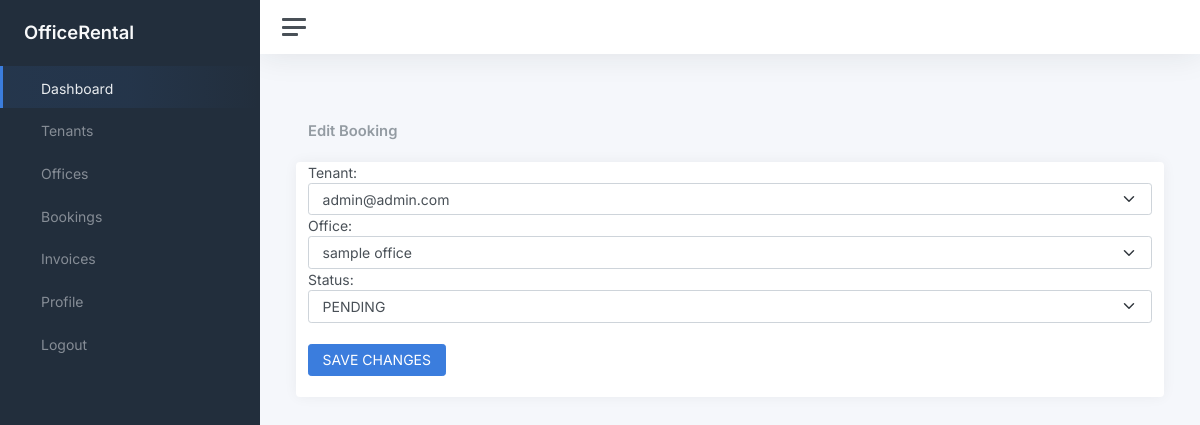
The page /edit_booking/1/ on the database its author committed.
### office/models.py (models this page shows, shortened)
class OfficeBooking(models.Model):
    tenant = models.ForeignKey(Tenant, null=True, blank=True, on_delete=models.CASCADE)
    office =  models.ForeignKey(Office, null=True, blank=True, on_delete=models.CASCADE)
    CH = (("PENDING", "PENDING"), ("PAID" , "PAID"), ("CONTRACT OVER" , "CONTRACT OVER"))
    status = models.CharField(max_length=100, choices=CH, default="PENDING")

### office/views.py (the view, shortened to what this page needs)
# urls.py: path('edit_booking/<str:id>/', views.edit_booking, name="edit_booking"),
def edit_booking(request, id):
    booking =  OfficeBooking.objects.get(id=id)
    form =  OfficeBookingForm(instance =  booking)
    context = {'form': form}
    return render(request, 'office/edit_booking.html', context)

### office/form.py
class OfficeBookingForm(MainForm):
    class Meta:
        model = OfficeBooking
        fields = '__all__'

### office/models.py (called while the page is built)
    def __str__(self):
        return self.user.email

    def __str__(self):
        return self.name

### templates/office/edit_booking.html (shortened to what this page needs)
{% extends 'snippets/base.html' %}
{% block content %}
{% load static %}
{% load humanize %}
	<div class="wrapper">
		{% include "snippets/sidebar.html" %}
			<main class="content">
				<div class="container-fluid p-0">
<br>
<div class="d-flex justify-content-between">
	<h5 class="card-title mb-0">Edit Booking</h5>
</div>
<br>	<div class="row">
    <div class="card">
        <form action="" method="post">
            {{form}}
<br>
<button  type="submit" class="btn btn-primary">SAVE CHANGES</button>
<br>
<br>
        </form>
    </div>
					</div>
				</div>
			</main>
	{% endblock %}

### rows shown on the page
OfficeBooking: tenant "admin@admin.com", office "sample office", status "PENDING"
